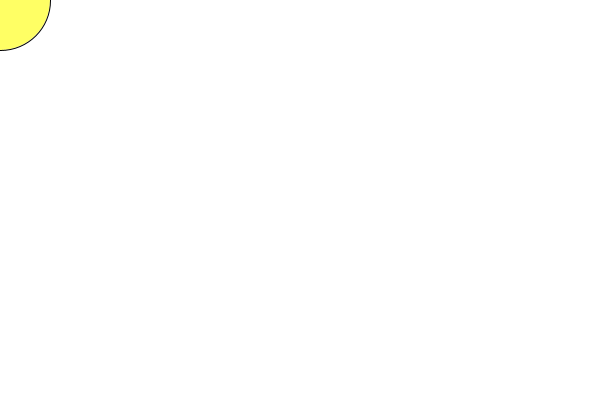
Frame 1 (no input)
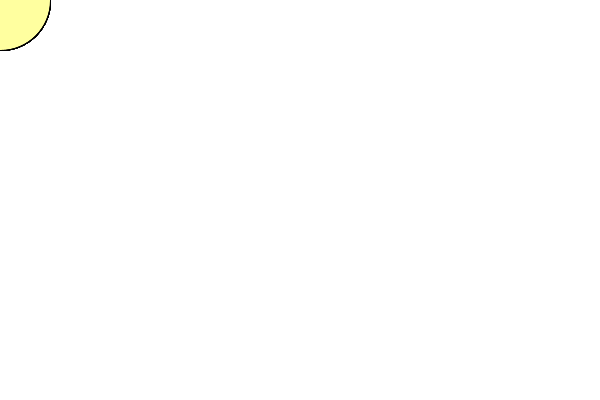
Frame 60 (the mouse pressed at the canvas centre just before this capture)
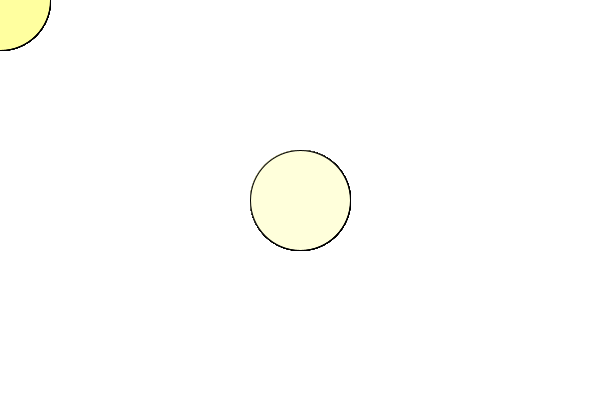
Frame 120 (the mouse held since frame 60 and released just before this capture)

The Processing sketch that drew these frames (run headless with seeded random() and noise(); from frame 60 on, the mouse is pressed at the canvas centre):

// Processing sketch: processing_110429
// ── processing_110429.pde

void setup(){
  size(600, 400);
  background(255);
  smooth(1);
}

int n = 100;
int dir = 1;

void draw(){  
  fill(512-n,512-n,n);
  ellipse(mouseX, mouseY, 100, 100);
  if(n == 0 || n == 512){
    dir = dir * -1;
  }
  n = n + dir;
}
